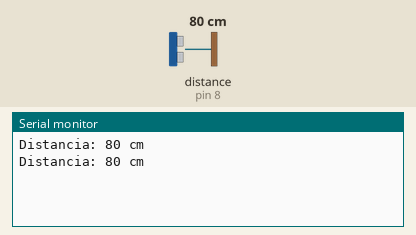
The sketch below on a simulated Arduino Uno, built with avr-gcc and run on an emulated ATmega328P. On the bench: the last lines printed to the serial monitor. The test bench sets the inputs (shaded band); at power-on: distance to the obstacle (sensor on pin 8) 80 cm. The echo pulse lasts 58.3 µs per cm.

Above: at 1.8 s.
1.9 s: distance to the obstacle (sensor on pin 8) set to 2 cm
At 2.7 s:
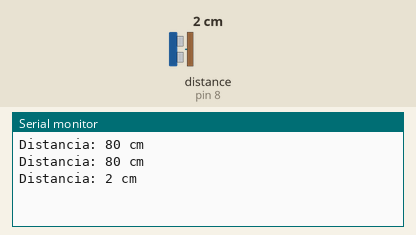
3.4 s: distance to the obstacle (sensor on pin 8) set to 4 cm
At 4.8 s:
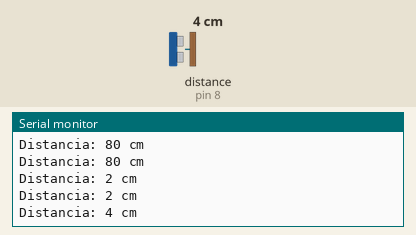
Timing chart, 0 to 6.4 s (numbered marks = the images above; inputs shaded):
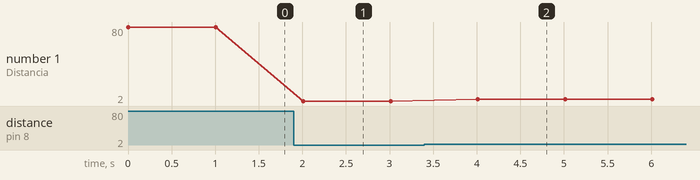

Measured:
- after the input at 1.9 s, the serial monitor: prints a new line after 0.11 s (image 1)
- after the input at 3.4 s, the serial monitor: prints a new line after 0.61 s (image 2)
- plotted number 1: 80 → 2 after the input at 1.9 s, 2 → 4 after the input at 3.4 s

The sketch:

MedidorDistancias.ino
```cpp
// Sensor de ultrasonidos HR-SC04
// David Ortega Cuadrado - dorcu.com
// 6 de Abril de 2014
// dorcu.com

// Conectamos el sensor de la siguiente forma:
// GND    -> GND
// VCC    -> 5V
// TRING  -> D7
// ECHO   -> D8

// Por ejemplo conectamos a las entradas Digitales 7 y 8

// Librerias necesarias para el funcionamiento
#include "Ultrasonic.h"

// Declaramos el sensor ultrasonido en los pines digitales elegidos
Ultrasonic ultrasonido(7,8);

void setup() {
  Serial.begin(9600);
}

void loop()
{
  Serial.print("Distancia: ");
  Serial.print(ultrasonido.Ranging(CM));
  Serial.println(" cm");
  delay(1000);
}
```
